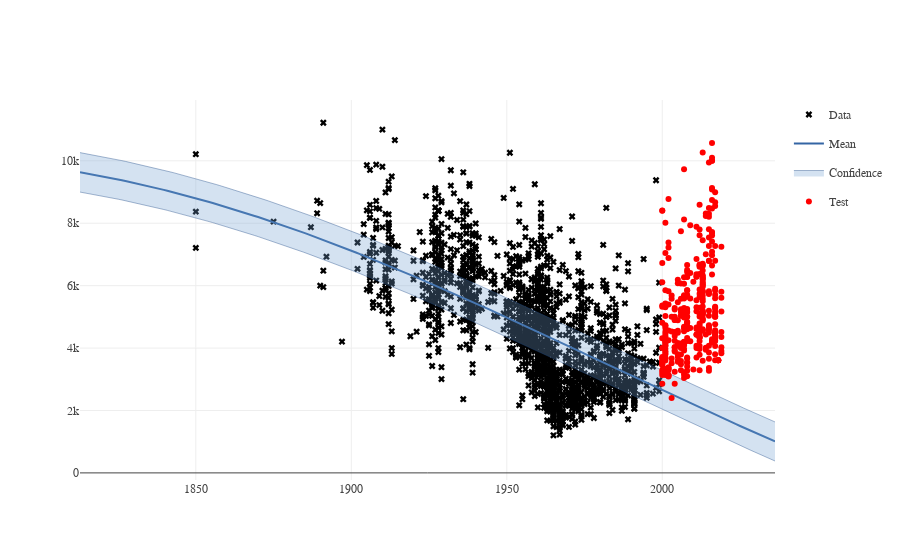

Notebook code for this chart:
### Markdown cell above
### GP for price prediction per year
Let's do this boys: http://nbviewer.jupyter.org/github/SheffieldML/notebook/blob/master/GPy/sampling_hmc.ipynb
And some other stuff from here: http://nbviewer.jupyter.org/github/SheffieldML/notebook/blob/master/GPy/index.ipynb

### Code cell
X_train = np.array(train_data[['year']])
Y_train = np.array(train_data['price_per_square_meter'])[:, None]

X_test = np.array(test_data[['year']])
Y_test = np.array(test_data['price_per_square_meter'])[:, None]

kernel = GPy.kern.RBF(input_dim=X_train.shape[1], variance=1., lengthscale=1.) 

m = GPy.models.GPRegression(X_train, Y_train, kernel)
m.optimize(messages=True)

model_information(m, X_test, Y_test, plot_test_data = True)

### Figure 1 — Plotly figure (JSON) as saved in the notebook; plotly's stock layout.template omitted (floating-point values rounded to 4 significant figures; data arrays with more than 128 entries replaced by an {"elided": "..."} marker saying what was removed)
{"data": [{"marker": {"color": "black", "colorscale": null, "symbol": "x"}, "mode": "markers", "name": "Data", "showlegend": true, "type": "scatter", "x": {"elided": "1899 int values"}, "xaxis": "x1", "y": {"elided": "1899 int values"}, "yaxis": "y1"}, {"line": {"color": "#3465a4", "width": 2}, "mode": "lines", "name": "Mean", "showlegend": true, "type": "scatter", "x": {"elided": "200 float values"}, "xaxis": "x1", "y": {"elided": "200 float values"}, "yaxis": "y1"}, {"fillcolor": "rgba(114, 159, 207, 0.3)", "legendgroup": "Confidence_fill_(1,1)", "line": {"color": "#204a87", "width": 0.4}, "mode": "lines", "name": "Confidence", "opacity": 0.3, "showlegend": false, "type": "scatter", "x": {"elided": "200 float values"}, "xaxis": "x1", "y": {"elided": "200 float values"}, "yaxis": "y1"}, {"fill": "tonextx", "fillcolor": "rgba(114, 159, 207, 0.3)", "legendgroup": "Confidence_fill_(1,1)", "line": {"color": "#204a87", "width": 0.4}, "mode": "lines", "name": "Confidence", "opacity": 0.3, "showlegend": true, "type": "scatter", "x": {"elided": "200 float values"}, "xaxis": "x1", "y": {"elided": "200 float values"}, "yaxis": "y1"}, {"marker": {"color": "red", "colorscale": null}, "mode": "markers", "name": "Test", "showlegend": true, "type": "scatter", "x": {"elided": "343 int values"}, "y": {"elided": "343 int values"}}], "layout": {"font": {"family": "Raleway, sans-serif"}, "showlegend": true, "xaxis1": {"anchor": "y1", "domain": [0, 1]}, "yaxis1": {"anchor": "x1", "domain": [0, 1]}}}
